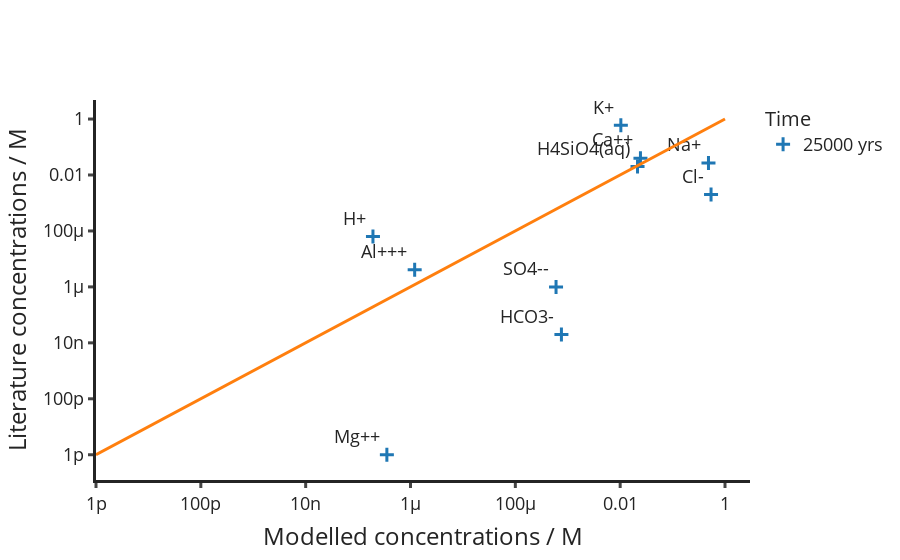

The code cell stored with this chart in its notebook:
### Code cell
fig = go.Figure()
fma_scatter = go.Scatter(x=model_vals, y=lit_vals, mode='markers+text', text=species, textposition='top left', name='25000 yrs')
#oma_scatter = go.Scatter(x=one_myr_vals, y=lit_vals, mode='markers', text=species, textposition='top left', name='1 Myr')
line = go.Scatter(x=oneone, y=oneone, mode='lines', showlegend=False)
fig.add_trace(fma_scatter)
#fig.add_trace(oma_scatter)
fig.add_trace(line)
fig.update_xaxes(title='Modelled concentrations / M', type="log")
fig.update_yaxes(title='Literature concentrations / M', type="log")
fig.update_layout(
    template=template,
    legend=dict(title="Time"))

fig.show()
fig.write_image('output/comp_crossplot.png')

### Figure 1 — Plotly figure (JSON) as saved in the notebook; plotly's stock layout.template omitted (floating-point values rounded to 4 significant figures)
{"data": [{"mode": "markers+text", "name": "25000 yrs", "text": ["H+", "Al+++", "Mg++", "Ca++", "HCO3-", "Cl-", "K+", "Na+", "SO4--", "H4SiO4(aq)"], "textposition": "top left", "x": [1.922e-07, 1.201e-06, 3.541e-07, 0.02437, 0.0007572, 0.5418, 0.0103, 0.484, 0.0005978, 0.02143], "y": [6.31e-05, 4.1e-06, 1e-12, 0.04, 2e-08, 0.002, 0.6, 0.0267, 1e-06, 0.0202], "type": "scatter"}, {"mode": "lines", "showlegend": false, "x": [1, 0.1, 0.01, 0.001, 0.0001, 1e-05, 1e-06, 1e-07, 1e-08, 1e-09, 1e-10, 1e-11, 1e-12], "y": [1, 0.1, 0.01, 0.001, 0.0001, 1e-05, 1e-06, 1e-07, 1e-08, 1e-09, 1e-10, 1e-11, 1e-12], "type": "scatter"}], "layout": {"xaxis": {"title": {"text": "Modelled concentrations / M"}, "type": "log"}, "yaxis": {"title": {"text": "Literature concentrations / M"}, "type": "log"}, "legend": {"title": {"text": "Time"}}}}
